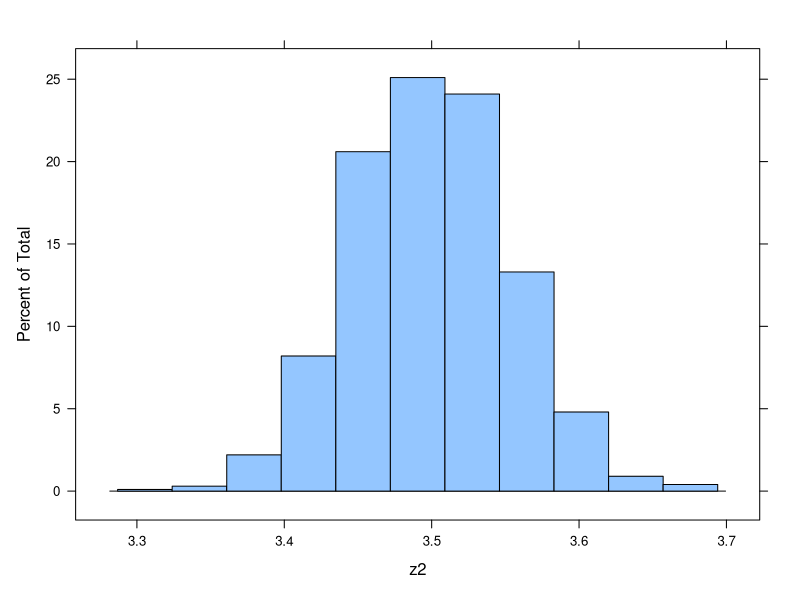

Generate this figure with R:
## ---- chunk 1
knitr::opts_chunk$set(message = FALSE)
## ---- chunk 2
n = 1000
x = runif(n = n, 0, 10)
e = rnorm(n=100, mean = 0, sd = 1)
y = 2+3*x + e
## ---- chunk 3
lm(y~x)
## ---- chunk 4
n = 1000
x1 = runif(n = n, 0, 10)
x2 = runif(n = n, 0, 10)
e = rnorm(n=100, mean = 0, sd = 2)
y= 2 + 3*x1 + 4*x2 + e
lm(y~x1)
lm(y~x2)

#The coefficients that they simulated are extremely close to the correct 3 and 4 coefficients in the problem. That means that the linear model is fitting the data accurately and extremely well.#
## ---- chunk 5
library(lattice)
n = 1000000
z <- sample(6, n, replace = TRUE)
z1 <- matrix(z, nrow=1000)
z2 <- rowMeans(z1)
histogram(z2)

## ---- chunk 6
n = 1000
x = runif(n = n, -1, 1)
t <- x
## ---- chunk 7
n = 1000
y = runif(n = n, -1, 1)
s <- y
## ---- chunk 8
z <- sum(s^2+t^2 < 1) +  sum(s^2+t^2 == 1)
## ---- chunk 9
4*(z/1000)
## ---- chunk 10
n = 10000000
x = runif(n = n, -1, 1)
t <- x
n = 10000000
y = runif(n = n, -1, 1)
s <- y
z <- sum(s^2+t^2 < 1) +  sum(s^2+t^2 == 1)
4*(z/10000000)

